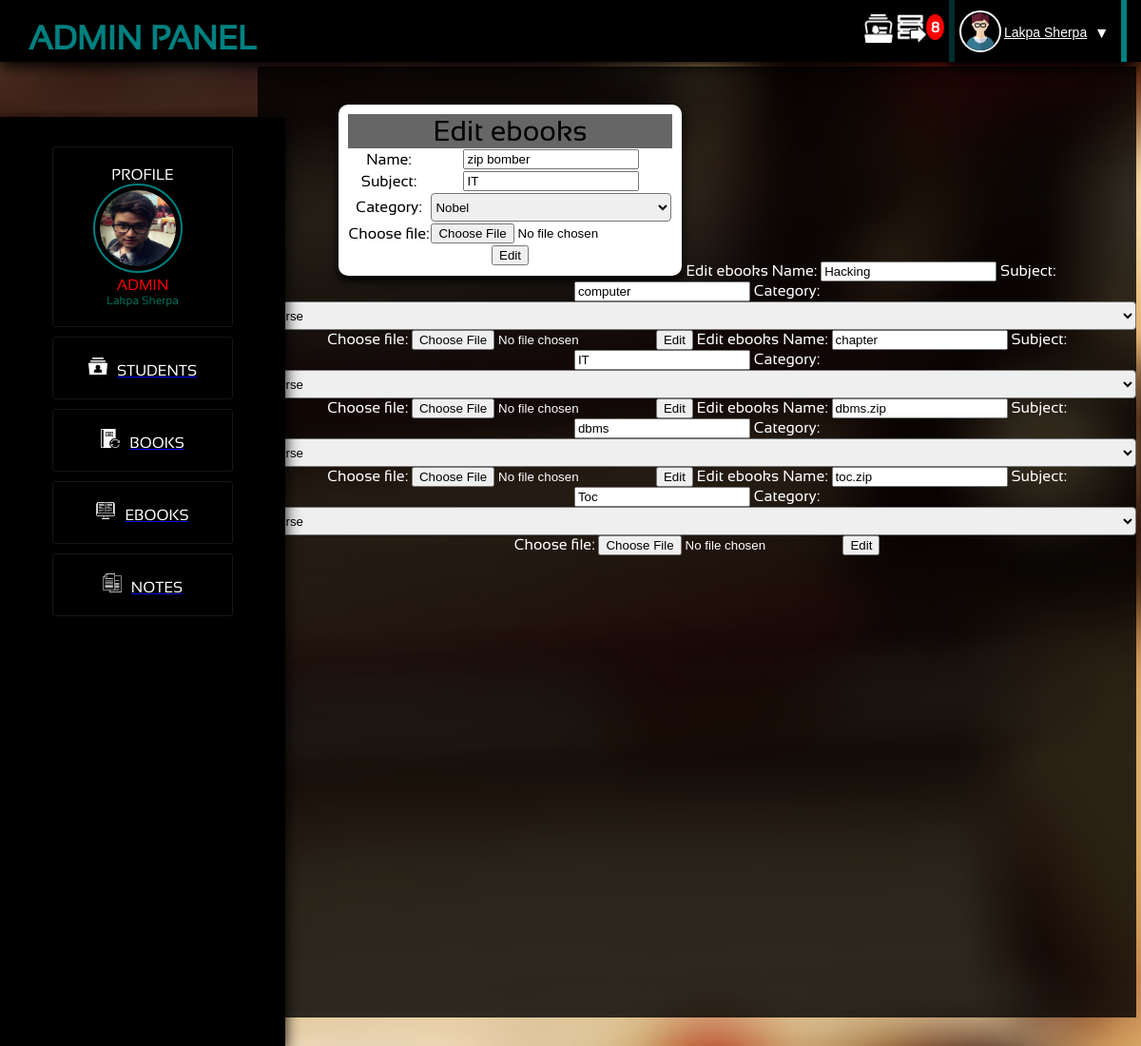
The app's page /admin/edit_ebook.php (signed in) with its own data.
### tables this page shows
CREATE TABLE `ebooks` (
  `eid` int(11) NOT NULL,
  `name` varchar(20) NOT NULL,
  `subject` varchar(30) NOT NULL,
  `category` varchar(30) NOT NULL,
  `download` varchar(50) NOT NULL
);

### admin/class/class.ManageEbooks.php (called while the page is built, shortened)
<?php
	include_once( '../class.database.php' );
		class ManageEbooks{
			public $linker;
			function __construct(){
				$db_connection = new dbConnection();
				$this->linker = $db_connection->connect();
				return $this->linker;
			}
			function listEbook($limit,$category=null){
				if(isset($limit,$category))
				{
					$query = $this->linker->query("SELECT * FROM ebooks WHERE category='$category' ORDER BY eid DESC $limit");
				}else{
					$query = $this->linker->query("SELECT * FROM ebooks ORDER BY eid DESC $limit");
				}
				$counts = $query->rowCount();
				if($counts >= 1)
				{
					$result = $query->fetchAll();
				}
				else
				{
					$result = $counts;
				}
				return $result;
			}
		}
?>

### class.database.php (called while the page is built, shortened)
<?php
	class dbConnection{
		public $db_name = 'php-librarys';
		public $db_user = 'root';
		public $db_pass = '';
		public $db_host = 'localhost';
		function connect(){
			try{
				$this->db_conn = new PDO("mysql:host=$this->db_host;dbname=$this->db_name",
					$this->db_user,$this->db_pass);
				return $this->db_conn;
			}
			catch(PDOException $e){
				return $e->getMessage();
			}
		}
	}
?>

### admin/manage/manage.ebooks.php (called while the page is built, shortened)
<?php
  include_once('class/class.ManageEbooks.php');
  $init = new ManageEbooks();
  if(isset($_GET['eid']))
  {
    $id = $_GET['eid'];
    $list_ebook = $init->listIdEbook($id);
  }else{
    if(isset($_GET['category']))
    {
      $category = $_GET['category'];
      $list_ebook = $init->listEbook($limit,$category);
    }
    else{
        if(isset($_GET['page'])){
          $page = preg_replace("#[^0-9]#","",$_GET['page']);
        }else{
          $page = 1;
        }
        $perPage = 6;
        $limit = "LIMIT ".($page-1)*$perPage.",$perPage";
        $list_ebook = $init->listEbook($limit);
    }
  }

### admin/edit_ebook.php (the view, shortened to what this page needs)
<?php
  include_once('header.php');
  include_once('manage/manage.ebooks.php');
?>
<div class="main_content"><center>
<table class="admin_table">
	<form method="post" action="" enctype="multipart/form-data">
		    <?php
		      foreach ($list_ebook as $key => $values) {
		      	?>
		    <tr class="trans"><td colspan="2" style="font-size:30px; color:black;">Edit ebooks</td></tr>
		    <tr>
			<tr>
			  <td><label for="Title">Name:</label></td>
				<td><input type="text" name="name" id="name" value="<?php echo $values['name']; ?>" /></td>
			</tr>
			<tr>
			  <td><label for="Title">Subject:</label></td>
				<td><input type="text" name="subject" id="subject" value="<?php echo $values['subject']; ?>" /></td>
			</tr>
			<tr>
			  <td><label for="Title">Category:  </label></td>
				<td><select name="category">
							<option value="<?php echo $values['category']; ?>"><?php echo $values['category']; ?></option>
						</select></td>
		    </tr>
		    <tr>
		      	<td>
					Choose file:</td><td> <input type="file" name="file" />
				</td>
		    </tr>
		    <tr>
		    <td colspan="2">
		      		<input type="submit" name="edit_ebook" value="Edit"/>
		    </td></tr>
	</form>
</table>
    <?php
    }
    ?>
</div>
</body>
</html>

### admin/admin_style.css (style rules this page uses)
body,html { margin:0px; padding:0px; background:#5C5B5C; font-family:sansation; }
.trans { background:rgba(0,0,0,0.6); }
.main_content { background:rgba(0,0,0,0.8); height:1000px; width:77%; float:right; color:white; margin-top:70px; margin-right:5px; }
#admin_table,.admin_table { color:white; margin-top:10px; padding:10px; border-spacing:0px; text-align:center; //border:2px solid white; box-shadow:0px 5px 10px black; border-radius:10px; background:white;color:black; display:none; }
.admin_table { display:inline-block; margin-top:40px; }
#admin_table input,select { width:100%; height:30px; border-radius:4px; }

### records on screen
ebooks: name "zip bomber", subject "IT", category "Nobel"
ebooks: name "Hacking", subject "computer", category "Course"
ebooks: name "chapter", subject "IT", category "Course"
ebooks: name "dbms.zip", subject "dbms", category "Course"
ebooks: name "toc.zip", subject "Toc", category "Course"

### other values on screen
$_SESSION['todo_name'] "Lakpa Sherpa"
$init->countIssues() "8"
